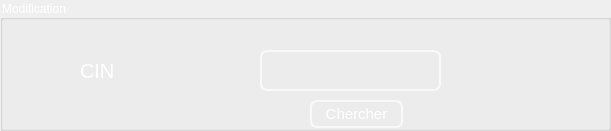
      <widget class="QGroupBox" name="suppression_8">
       <property name="geometry">
        <rect>
         <x>90</x>
         <y>10</y>
         <width>611</width>
         <height>131</height>
        </rect>
       </property>
       <property name="styleSheet">
        <string notr="true">
font: 75 15pt &quot;MS Shell Dlg 2&quot;;
color:white</string>
       </property>
       <property name="title">
        <string>Modification</string>
       </property>
       <widget class="QLabel" name="label_86">
        <property name="geometry">
         <rect>
          <x>80</x>
          <y>50</y>
          <width>151</width>
          <height>41</height>
         </rect>
        </property>
        <property name="palette">
         <palette>
          <active>
           <colorrole role="WindowText">
            <brush brushstyle="SolidPattern">
             <color alpha="255">
              <red>255</red>
              <green>255</green>
              <blue>255</blue>
             </color>
            </brush>
           </colorrole>
           <colorrole role="Button">
            <brush brushstyle="SolidPattern">
             <color alpha="0">
              <red>0</red>
              <green>0</green>
              <blue>0</blue>
             </color>
            </brush>
           </colorrole>
           <colorrole role="Text">
            <brush brushstyle="SolidPattern">
             <color alpha="255">
              <red>255</red>
              <green>255</green>
              <blue>255</blue>
             </color>
            </brush>
           </colorrole>
           <colorrole role="ButtonText">
            <brush brushstyle="SolidPattern">
             <color alpha="255">
              <red>255</red>
              <green>255</green>
              <blue>255</blue>
             </color>
            </brush>
           </colorrole>
           <colorrole role="Base">
            <brush brushstyle="SolidPattern">
             <color alpha="0">
              <red>0</red>
              <green>0</green>
              <blue>0</blue>
             </color>
            </brush>
           </colorrole>
           <colorrole role="Window">
            <brush brushstyle="SolidPattern">
             <color alpha="0">
              <red>0</red>
              <green>0</green>
              <blue>0</blue>
             </color>
            </brush>
           </colorrole>
           <colorrole role="PlaceholderText">
            <brush brushstyle="SolidPattern">
             <color alpha="128">
              <red>255</red>
              <green>255</green>
              <blue>255</blue>
             </color>
            </brush>
           </colorrole>
          </active>
          <inactive>
           <colorrole role="WindowText">
            <brush brushstyle="SolidPattern">
             <color alpha="255">
              <red>255</red>
              <green>255</green>
              <blue>255</blue>
             </color>
            </brush>
           </colorrole>
           <colorrole role="Button">
            <brush brushstyle="SolidPattern">
             <color alpha="0">
              <red>0</red>
              <green>0</green>
              <blue>0</blue>
             </color>
            </brush>
           </colorrole>
           <colorrole role="Text">
            <brush brushstyle="SolidPattern">
             <color alpha="255">
              <red>255</red>
              <green>255</green>
              <blue>255</blue>
             </color>
            </brush>
           </colorrole>
           <colorrole role="ButtonText">
            <brush brushstyle="SolidPattern">
             <color alpha="255">
              <red>255</red>
              <green>255</green>
              <blue>255</blue>
             </color>
            </brush>
           </colorrole>
           <colorrole role="Base">
            <brush brushstyle="SolidPattern">
             <color alpha="0">
              <red>0</red>
              <green>0</green>
              <blue>0</blue>
             </color>
            </brush>
           </colorrole>
           <colorrole role="Window">
            <brush brushstyle="SolidPattern">
             <color alpha="0">
              <red>0</red>
              <green>0</green>
              <blue>0</blue>
             </color>
            </brush>
           </colorrole>
           <colorrole role="PlaceholderText">
            <brush brushstyle="SolidPattern">
             <color alpha="128">
              <red>255</red>
              <green>255</green>
              <blue>255</blue>
             </color>
            </brush>
           </colorrole>
          </inactive>
          <disabled>
           <colorrole role="WindowText">
            <brush brushstyle="SolidPattern">
             <color alpha="255">
              <red>255</red>
              <green>255</green>
              <blue>255</blue>
             </color>
            </brush>
           </colorrole>
           <colorrole role="Button">
            <brush brushstyle="SolidPattern">
             <color alpha="0">
              <red>0</red>
              <green>0</green>
              <blue>0</blue>
             </color>
            </brush>
           </colorrole>
           <colorrole role="Text">
            <brush brushstyle="SolidPattern">
             <color alpha="255">
              <red>255</red>
              <green>255</green>
              <blue>255</blue>
             </color>
            </brush>
           </colorrole>
           <colorrole role="ButtonText">
            <brush brushstyle="SolidPattern">
             <color alpha="255">
              <red>255</red>
              <green>255</green>
              <blue>255</blue>
             </color>
            </brush>
           </colorrole>
           <colorrole role="Base">
            <brush brushstyle="SolidPattern">
             <color alpha="0">
              <red>0</red>
              <green>0</green>
              <blue>0</blue>
             </color>
            </brush>
           </colorrole>
           <colorrole role="Window">
            <brush brushstyle="SolidPattern">
             <color alpha="0">
              <red>0</red>
              <green>0</green>
              <blue>0</blue>
             </color>
            </brush>
           </colorrole>
           <colorrole role="PlaceholderText">
            <brush brushstyle="SolidPattern">
             <color alpha="128">
              <red>0</red>
              <green>0</green>
              <blue>0</blue>
             </color>
            </brush>
           </colorrole>
          </disabled>
         </palette>
        </property>
        <property name="font">
         <font>
          <family>MS Shell Dlg 2</family>
          <pointsize>15</pointsize>
          <weight>9</weight>
          <italic>false</italic>
          <bold>false</bold>
         </font>
        </property>
        <property name="text">
         <string>CIN</string>
        </property>
       </widget>
       <widget class="QLineEdit" name="keyperso_modifier_2">
        <property name="geometry">
         <rect>
          <x>260</x>
          <y>50</y>
          <width>181</width>
          <height>41</height>
         </rect>
        </property>
        <property name="styleSheet">
         <string notr="true">QLineEdit{
color: white;
background-color:Transparent;;
border-width: 2px;
border-color: #F9F9F9;
border-style: solid;
border-radius: 7;
padding: 3px;
font-size: 15px;

}
QLineEdit:focus
{border:2px solid #FBAD25;
}</string>
        </property>
       </widget>
       <widget class="QPushButton" name="chercher_modifier_3">
        <property name="geometry">
         <rect>
          <x>310</x>
          <y>100</y>
          <width>93</width>
          <height>28</height>
         </rect>
        </property>
        <property name="styleSheet">
         <string notr="true">QPushButton{

color: white;
background-color:Transparent;;
border-width: 2px;
border-color: #F9F9F9;
border-style: solid;
border-radius: 7;
padding: 3px;
font-size: 15px;


}
QPushButton:focus
{border:2px solid #FBAD25;
}</string>
        </property>
        <property name="text">
         <string>Chercher</string>
        </property>
       </widget>
      </widget>
